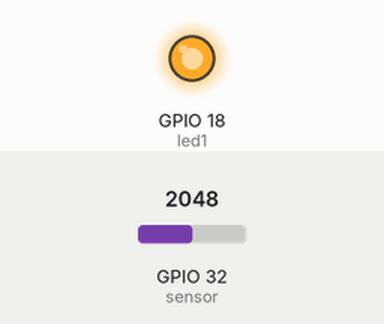
This sketch was run on a simulated ESP32. Shown: output pins drawn as LEDs (lit = HIGH). The inputs (shaded band) are chosen by the test bench; at power-on: GPIO 32 (sensor) = 2048. What the sketch prints to the serial monitor is not drawn.

Above: at 0.2 s.
Timing chart, 0 to 1.7 s (numbered marks = the images above):
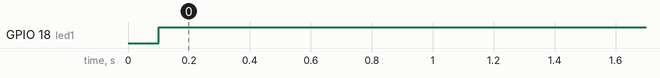

The sketch:

Mappi32_Automatic_Clap_Activated_Lights.ino
```cpp
       /* Automatic Clap Activated Lights */
      // @diazkibidi // Raffi Diaz Pratama //

int sensor = 32;  // Ubah nilai pin sensor sesuai dengan koneksi hardware
int led1 = 18;    // Ubah nilai pin LED sesuai dengan koneksi hardware


void setup() {
  pinMode(led1, OUTPUT);
  Serial.begin(115200);
}

void loop() {
  int v_sensor = analogRead(sensor);
  Serial.println(v_sensor);

  if (v_sensor > 650) {
    delay(100);

    while (true) {
      digitalWrite(led1, HIGH);
      v_sensor = analogRead(sensor);

      if (v_sensor > 650) {
        break;
      }
    }
  } else {
    digitalWrite(led1, LOW);
  }

  delay(100);
}
```

Measured:
- by itself, GPIO 18 (led1): LOW → HIGH at 0.10 s
